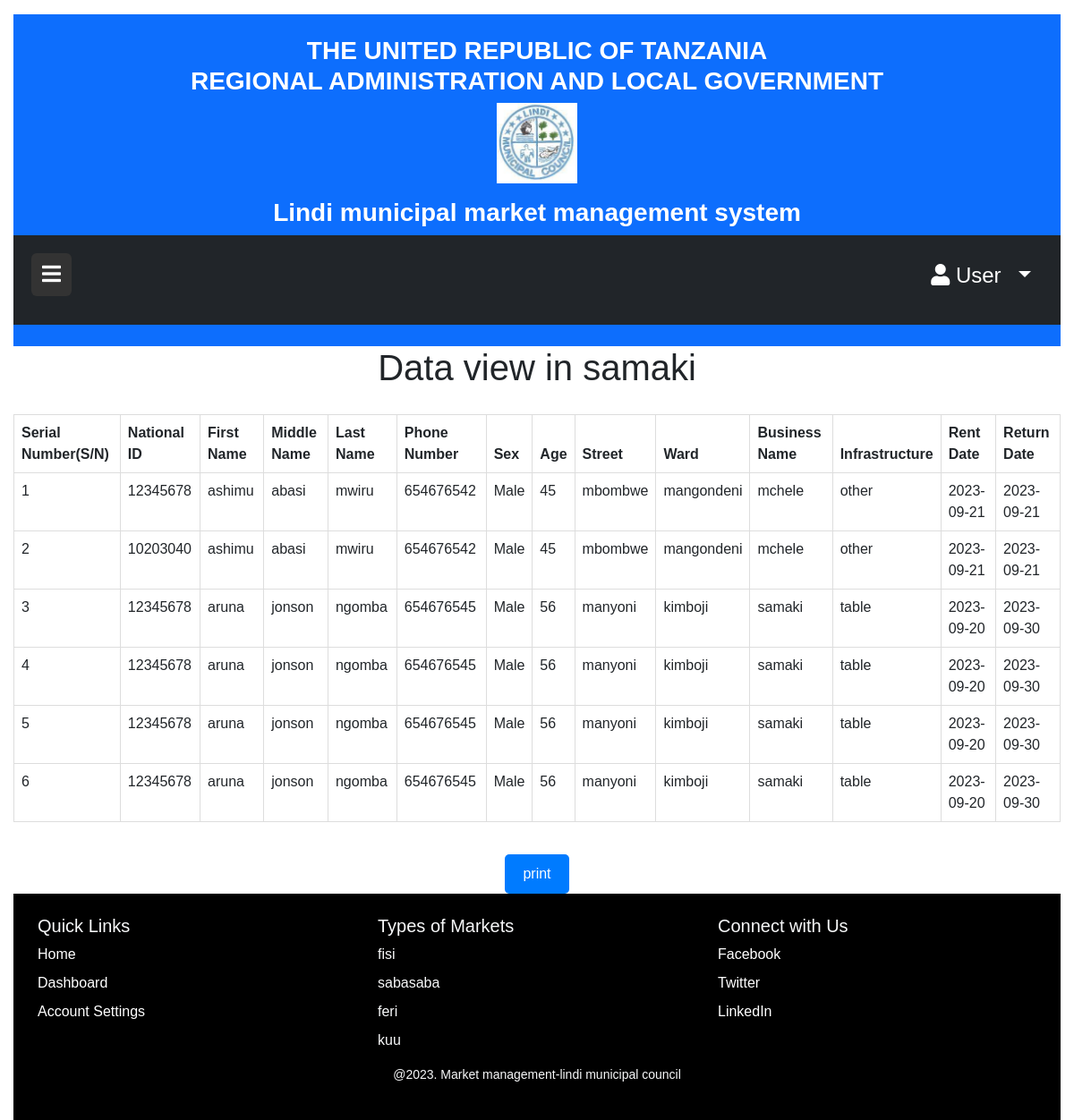
The app's page /view.php?market=samaki with its own data.
### tables this page shows
CREATE TABLE `wafanyabiashara` (
  `Mfanyabiashara_ID` int(11) NOT NULL,
  `NIN` varchar(24) NOT NULL,
  `Jina_la_Kwanza` varchar(15) NOT NULL,
  `Jina_Kati` varchar(15) NOT NULL,
  `Jina_Mwisho` varchar(15) NOT NULL,
  `Namba_ya_Simu` int(11) NOT NULL,
  `Jinsi` text NOT NULL,
  `Umri` int(11) NOT NULL,
  `Street` varchar(15) NOT NULL,
  `Ward` varchar(15) NOT NULL,
  `MarketType` varchar(20) NOT NULL,
  `business` varchar(30) NOT NULL,
  `infrastructure` varchar(20) NOT NULL,
  `date_of_rent` date NOT NULL,
  `date_of_return` date NOT NULL
);

### view.php (the view, shortened to what this page needs)
<?php
include 'Connection.php' ;
if (isset($_GET['market'])) {
  $market = $_GET['market'];
  $sql = "SELECT * FROM wafanyabiashara WHERE MarketType = ?";
  $stmt = $conn->prepare($sql);
  $stmt->bind_param("s", $market);
  $stmt->execute();
  $result = $stmt->get_result();
  ?>
  <!DOCTYPE html>
  <html lang="en">
  <head>
  <link rel="stylesheet" href="https://cdn.jsdelivr.net/npm/bootstrap@5.3.0/dist/css/bootstrap.min.css">
  <link rel="stylesheet" href="https://cdnjs.cloudflare.com/ajax/libs/font-awesome/5.15.3/css/all.min.css">
  <link rel="stylesheet" href="style/content.css">
  <link rel="stylesheet" href="https://cdnjs.cloudflare.com/ajax/libs/font-awesome/5.15.4/css/all.min.css">
  </head>
  <body>
  <div id="main-content">
            <header class="bg-primary text-white text-center py-4">
        <div class="d-flex flex-column align-items-center">
            <h3>THE UNITED REPUBLIC OF TANZANIA <br> REGIONAL ADMINISTRATION AND LOCAL GOVERNMENT</h3>
            <div class="mb-3" id="tp">
              <img src="image/lindi-municipal.jpg" alt="Coat of Arms" class="img-fluid">
            </div>
            <h3 class="m-0">Lindi municipal market management system<h3>
          </div>
    <div class="position-relative bg-dark p-3" id="top">
      <div class="d-flex justify-content-between">
          <button id="toggle-btn" class="btn btn-dark">
              <i class="fas fa-bars"></i>
          </button>
          <div class="user-dropdown">
              <button id="user-btn" class="btn btn-dark dropdown-toggle" data-bs-toggle="dropdown">
                  <i class="fas fa-user"></i> User <i class="fas fa-arrow"></i>
              </button>
          </div>
      </div>
    </div>
    </header>
    <h1>Data view in <?php echo $market; ?></h1>
    <div class="table-responsive">
        <table class="table">
            <thead>
            <tr>
                <th>Serial Number(S/N)</th>
                <th>National ID</th>
                <th>First Name</th>
                <th>Middle Name</th>
                <th>Last Name</th>
                <th>Phone Number</th>
                <th>Sex</th>
                <th>Age</th>
                <th>Street</th>
                <th>Ward</th>
                <th>Business Name</th>
                <th>Infrastructure</th>
                <th>Rent Date</th>
                <th>Return Date</th>
            </tr>
            </thead>
            <tbody>
            <?php
            $serialNumber = 1;
            while ($row = $result->fetch_assoc()) {
                $rowClass = $serialNumber % 2 == 0 ? 'gray-row' : '';
                ?>
                <tr class="<?php echo $rowClass; ?>">
                    <td><?php echo $serialNumber++; ?></td>
                    <td><?php echo $row['NIN']; ?></td>
                    <td><?php echo $row['Jina_la_Kwanza']; ?></td>
                    <td><?php echo $row['Jina_Kati']; ?></td>
                    <td><?php echo $row['Jina_Mwisho']; ?></td>
                    <td><?php echo $row['Namba_ya_Simu']; ?></td>
                    <td><?php echo $row['Jinsi']; ?></td>
                    <td><?php echo $row['Umri']; ?></td>
                    <td><?php echo $row['Street']; ?></td>
                    <td><?php echo $row['Ward']; ?></td>
                    <td><?php echo $row['business']; ?></td>
                    <td><?php echo $row['infrastructure']; ?></td>
                    <td><?php echo $row['date_of_rent']; ?></td>
                    <td><?php echo $row['date_of_return']; ?></td>
                </tr>
            <?php } ?>
            </tbody>
        </table>
    </div>
    <div class="print-button">
        <button onclick="window.print()">print</button>
    </div>
    </body>
    </html>
    <?php
} else {
    echo "Market parameter not provided.";
}
?>
 <footer class="custom-footer text-light py-4">
    <div class="container">
      <div class="row">
        <div class="col-md-4">
          <h5>Quick Links</h5>
          <ul class="list-unstyled">
            <li><a href="#">Home</a></li>
            <li><a href="#">Dashboard</a></li>
            <li><a href="#">Account Settings</a></li>
          </ul>
        </div>
        <div class="col-md-4">
          <h5>Types of Markets</h5>
          <ul class="list-unstyled">
            <li>fisi</li>
            <li>sabasaba</li>
            <li>feri</li>
            <li>kuu</li>
          </ul>
        </div>
        <div class="col-md-4">
          <h5>Connect with Us</h5>
          <ul class="list-unstyled">
            <li><a href="#"><i class="bi bi-facebook"></i> Facebook</a></li>
            <li><a href="#"><i class="bi bi-twitter"></i> Twitter</a></li>
            <li><a href="#"><i class="bi bi-linkedin"></i> LinkedIn</a></li>
          </ul>
        </div>
      </div>
      <p class="text-center">@2023. Market management-lindi municipal council</p>
    </div>
    </footer>
</body>
</html>

### style/content.css (style rules this page uses)
body { height: 0; }
#main-content { transition: margin-left 0.3s ease-in-out; padding-left: 15px; padding-right: 15px; }
#toggle-btn { position: absolute; left: 20px; top: 20px; background: #333; color: white; border: none; cursor: pointer; font-size: 24px; z-index: 1001; }
#tp img { height: 90px; width: 90px; }
#user-btn { position: absolute; top: 20px; right: 20px; background: #333; color: white; cursor: pointer; font-size: 24px; z-index: 1001; }
#top { background-color: #f7f7f7; height: 100px; }
.user-dropdown { position: absolute; top: 0; right: 0; }
#user-btn { border-radius: 0; background-color:transparent; }
:root { --main-background-color: #f7f7f7; }
.custom-footer { padding: 100px 0; background-color: var(--main-background-color); background-color:black; }
footer { padding: 20px 10px; background-color: black; }
footer ul { list-style: none; padding: 0; }
footer ul li { margin-bottom: 8px; }
footer ul li a { color: #fff; text-decoration: none; transition: color 0.3s ease; }
footer p { font-size: 14px; }
h3 { font-weight: bold; }

### view.php (style rules this page uses)
body { font-family: Arial, sans-serif; }
h1 { text-align: center; }
table { width: 100%; border-collapse: collapse; margin-top: 20px; }
table, th, td { border: 1px solid #ddd; }
th, td { padding: 10px; text-align: left; }
th { background-color: burlywood; color: #fff; }
tr:nth-child(even) { background-color: #f2f2f2; }
.print-button { margin-top: 20px; text-align: center; }
.print-button button { background-color: #007bff; color: #fff; padding: 10px 20px; border: none; border-radius: 5px; cursor: pointer; }

### records on screen
wafanyabiashara: NIN "12345678", Jina_la_Kwanza "ashimu", Jina_Kati "abasi", Jina_Mwisho "mwiru", Namba_ya_Simu "654676542", Jinsi "Male", Umri "45", Street "mbombwe", Ward "mangondeni", business "mchele", infrastructure "other", date_of_rent "2023-09-21", date_of_return "2023-09-21"
wafanyabiashara: NIN "10203040", Jina_la_Kwanza "ashimu", Jina_Kati "abasi", Jina_Mwisho "mwiru", Namba_ya_Simu "654676542", Jinsi "Male", Umri "45", Street "mbombwe", Ward "mangondeni", business "mchele", infrastructure "other", date_of_rent "2023-09-21", date_of_return "2023-09-21"
wafanyabiashara: NIN "12345678", Jina_la_Kwanza "aruna", Jina_Kati "jonson", Jina_Mwisho "ngomba", Namba_ya_Simu "654676545", Jinsi "Male", Umri "56", Street "manyoni", Ward "kimboji", business "samaki", infrastructure "table", date_of_rent "2023-09-20", date_of_return "2023-09-30"
wafanyabiashara: NIN "12345678", Jina_la_Kwanza "aruna", Jina_Kati "jonson", Jina_Mwisho "ngomba", Namba_ya_Simu "654676545", Jinsi "Male", Umri "56", Street "manyoni", Ward "kimboji", business "samaki", infrastructure "table", date_of_rent "2023-09-20", date_of_return "2023-09-30"
wafanyabiashara: NIN "12345678", Jina_la_Kwanza "aruna", Jina_Kati "jonson", Jina_Mwisho "ngomba", Namba_ya_Simu "654676545", Jinsi "Male", Umri "56", Street "manyoni", Ward "kimboji", business "samaki", infrastructure "table", date_of_rent "2023-09-20", date_of_return "2023-09-30"
wafanyabiashara: NIN "12345678", Jina_la_Kwanza "aruna", Jina_Kati "jonson", Jina_Mwisho "ngomba", Namba_ya_Simu "654676545", Jinsi "Male", Umri "56", Street "manyoni", Ward "kimboji", business "samaki", infrastructure "table", date_of_rent "2023-09-20", date_of_return "2023-09-30"

### other values on screen
$market "samaki"
